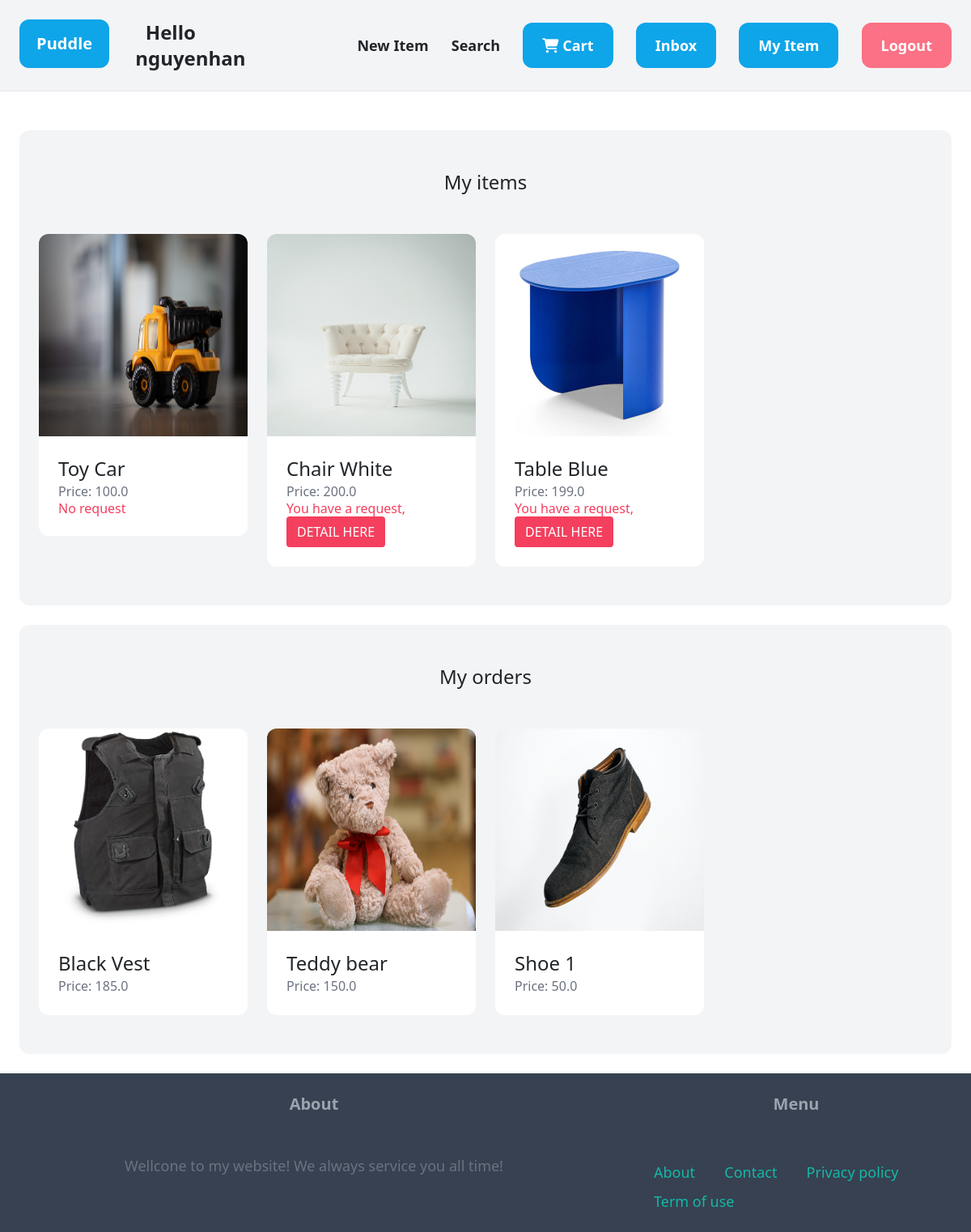
The app's page /dashboard/ (signed in) with its own data.
### item/models.py (models this page shows, shortened)
class Item(models.Model):
    category = models.ForeignKey(Category, related_name='items' ,on_delete=models.CASCADE)
    name = models.CharField(max_length=255)
    description = models.TextField(blank=True , null=True)
    price = models.FloatField()
    is_sold = models.BooleanField(default=False)
    image = models.ImageField(upload_to='items_image', blank=True,null=True)
    created_by = models.ForeignKey(User , related_name='items',on_delete=models.CASCADE)
    created_at = models.DateTimeField(auto_now_add=True)

### dashboard/views.py (the view)
# urls.py: path('' , views.index , name = 'index'),
@login_required
def index(request):
    items = Item.objects.filter(created_by =request.user)
    orders = list(Orders.objects.filter(seller=request.user))
    itemsOrder = [order.item for order in orders]
    myorders = list(Orders.objects.filter(buyer=request.user))
    myorders_items = [myorder.item for myorder in myorders]
    myorders_times = [myorder.time_order for myorder in myorders]
    return render(request, 'dashboard/index.html' , {
        'items': items,
        'orders': orders,
        'itemsOrder': itemsOrder,
        'myorders': myorders,
        'myorders_items': myorders_items,
        'myorders_times': myorders_times,
    })

### dashboard/templates/dashboard/index.html (shortened to what this page needs)
{% extends 'core/base.html' %}
{% block content %}
    <div class="mt-6 px-6 py-12 bg-gray-100 rounded-xl">
        <h2 class='mb-12 text-2xl text-center'>My items</h2>
        <div class="grid grid-cols-4 gap-4">
            {% for item in items %}
                <div class="">
                    <a href="{% url 'item:detail' item.id %}">
                        <div>
                            <img style="width: 100%; height: 250px;" src='{{ item.image.url }}' class="rounded-t-xl">
                        </div>
                        <div class="p-6 bg-white rounded-b-xl">
                            <h2 class="text-2xl">{{ item.name }}</h2>
                            <p class="text-gray-500">Price: {{ item.price }}</p>
                            {% if item in itemsOrder %}
                                <h5 class="text-rose-500">You have a request, <a href="{% url 'dashboard:detailOrder' item.id %}" class="btn bg-rose-500 hover:bg-rose-600 text-white">DETAIL HERE</a></h5>
                            {% else %}
                                <h3 class="text-rose-500">No request</h3>
                            {% endif %}
                        </div>
                    </a>
                </div>
            {%endfor%}
        </div>
    </div>
    <div class="mt-6 px-6 py-12 bg-gray-100 rounded-xl">
        <h2 class='mb-12 text-2xl text-center'>My orders</h2>
        <div class="grid grid-cols-4 gap-4">
            {% for item in myorders_items %}
                <div class="">
                    <a href="{% url 'item:detail' item.id %}">
                        <div>
                            <img style="width: 100%; height: 250px;" src='{{ item.image.url }}' class="rounded-t-xl">
                        </div>
                        <div class="p-6 bg-white rounded-b-xl">
                            <h2 class="text-2xl">{{ item.name }}</h2>
                            <p class="text-gray-500">Price: {{ item.price }}</p>
                        </div>
                    </a>
                </div>
            {%endfor%}
        </div>
    </div>
{%endblock%}

### core/templates/core/base.html (shortened to what this page needs)
<!DOCTYPE html>
<html lang="en">
<head>
    <script src="https://cdn.tailwindcss.com"></script>
    <link rel="stylesheet" href="https://cdnjs.cloudflare.com/ajax/libs/font-awesome/6.4.2/css/all.min.css" />
    <link href="https://cdn.jsdelivr.net/npm/bootstrap@5.0.2/dist/css/bootstrap.min.css" rel="stylesheet">
</head>
<body >
    <nav class="py-6 px-6 flex bg-gray-100 justify-between items-center border-b border-grey-200">
        <div class="grid grid-cols-2 gap-2 space-x-6 w-1/5">
            <div><a href="/" class="px-3 py-3 bg-sky-500 text-center text-white rounded-xl d-block text-xl font-semibold">Puddle</a></div>
            <p class="font-semibold text-center text-2xl block">Hello {{ request.user.username }}</p>
        </div>
        <div class="space-x-6">
            <a href="{% url 'item:new' %}" class= "text-lg font-semibold hover:text-grey-500">New Item</a>
            <a href="{% url 'item:items' %}" class= "text-lg font-semibold hover:text-grey-500">Search</a>
            {% if request.user.is_authenticated %}
                <a href="{% url 'item:cart' %}" class ="px-6 py-3 text-lg font-semibold bg-sky-500 text-white rounded-xl hover:bg-sky-700"><i class="fa-solid fa-cart-shopping"></i> Cart</a>
                <a href="{% url 'conversation:inbox' %}" class ="px-6 py-3 text-lg font-semibold bg-sky-500 text-white rounded-xl hover:bg-sky-700">Inbox</a>
                <a href="{% url 'dashboard:index' %}" class ="px-6 py-3 text-lg font-semibold bg-sky-500 text-white rounded-xl hover:bg-sky-700">My Item</a>
                <a href="{% url 'core:logout' %}" class ="px-6 py-3 text-lg font-semibold bg-rose-400 text-white rounded-xl hover:bg-rose-500">Logout</a>
            {% else %}
                <a href="{% url 'core:signup' %}" class ="px-6 py-3 text-lg font-semibold bg-sky-500 text-white rounded-xl hover:bg-sky-700">Sign up</a>
                <a href="{% url 'core:login' %}" class ="px-6 py-3 text-lg font-semibold bg-gray-500 text-white rounded-xl hover:bg-gray-700">Log in</a>
            {%endif%}
        </div>
    </nav>
    <div class="px-6 py-6">
        {% block content %}
        {% endblock %}
    </div>
    <footer class ="py-6 px-6 flex justify-between bg-gray-700">
        <div class ="w-2/3 pr-10">
            <h3 class="mb-5 font-semibold text-gray-400 text-center text-xl">About</h3>
            <p class="text-lg text-gray-500 text-center">Wellcone to my website! We always service you all time!</p>
        </div>
        <div class="w-1/3">
            <h3 class="mb-5 font-semibold text-gray-400 text-xl text-center">Menu</h3>
            <ul class="space-y-2">
                <li class="d-inline-block"><a href="#" class="text-lg text-teal-500 p-3 hover:text-teal-700">About</a></li>
                <li class="d-inline-block"><a href="{% url 'core:contact' %}" class="text-lg p-3 text-teal-500 hover:text-teal-700">Contact</a></li>
                <li class="d-inline-block"><a href="#" class="text-lg text-teal-500  p-3 hover:text-teal-700">Privacy policy</a></li>
                <li class="d-inline-block"><a href="#" class="text-lg text-teal-500  p-3 hover:text-teal-700">Term of use</a></li>
            </ul>
        </div>
    </footer>
</body>
</html>

### records on screen
Item: image (picture), name "Toy Car", price "100.0", shows "No request"
Item: image (picture), name "Chair White", price "200.0", shows "You have a request,"
Item: image (picture), name "Table Blue", price "199.0", shows "You have a request,"
Item: image (picture), name "Black Vest", price "185.0"
Item: image (picture), name "Teddy bear", price "150.0"
Item: image (picture), name "Shoe 1", price "50.0"

### other values on screen
{{ request.user.username }} "nguyenhan"
